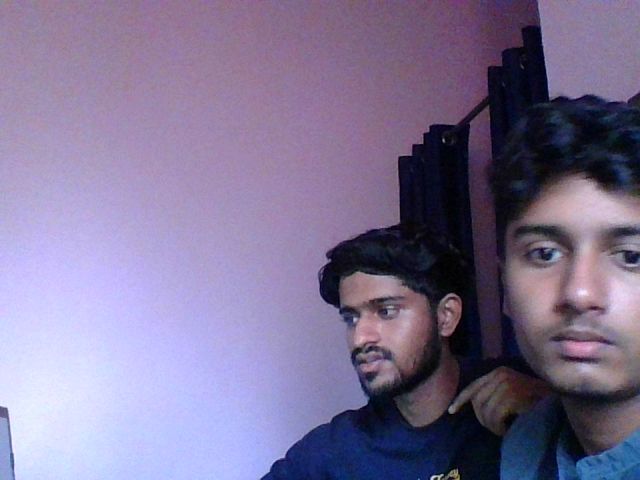
#> input picture 33.png, 640 x 480 px
$ python p2.py
#> lines starting #> are read from the running program, lines starting #| are printed output that depends on the picture
#addv string to image
import cv2
img=cv2.imread("33.png")
#> img is the input picture: shape (480, 640, 3); mean B, G, R 148.3, 115.3, 126.2
cv2.putText(img,"hello",(80,100),cv2.FONT_HERSHEY_DUPLEX,3,(255,0,255),4)
cv2.rectangle(img,(5,5),(100,50),(0,0,250),3)#lefttopcorner,right bottom corner,colour,thickness
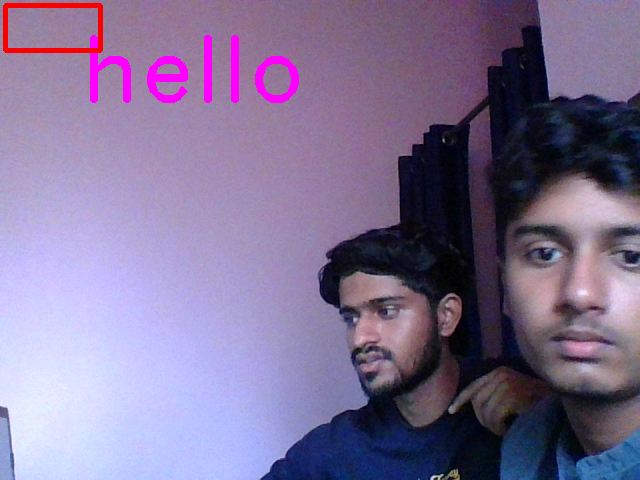
#> img: shape (480, 640, 3); mean B, G, R 148.9, 113, 128
cv2.imshow("image33",img)
cv2.waitKey(0)

$ run again, with 0.png copied over 33.png
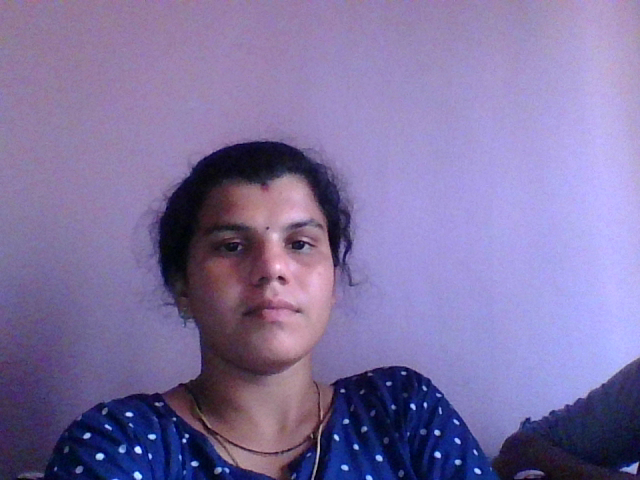
#> input picture 0.png, 640 x 480 px
#> img is the input picture: shape (480, 640, 3); mean B, G, R 161.2, 113.9, 127
#> `cv2.rectangle(img,(5,5),(100,50),(0,0,250),3)#lefttopcorner,right bott..`:
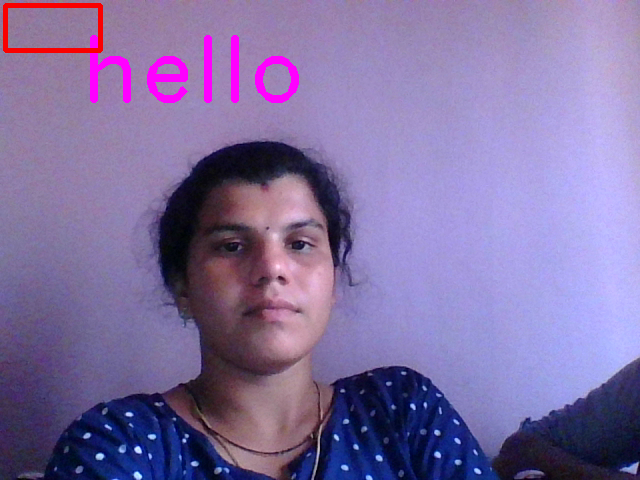
#> img: shape (480, 640, 3); mean B, G, R 161.6, 111.7, 128.8
